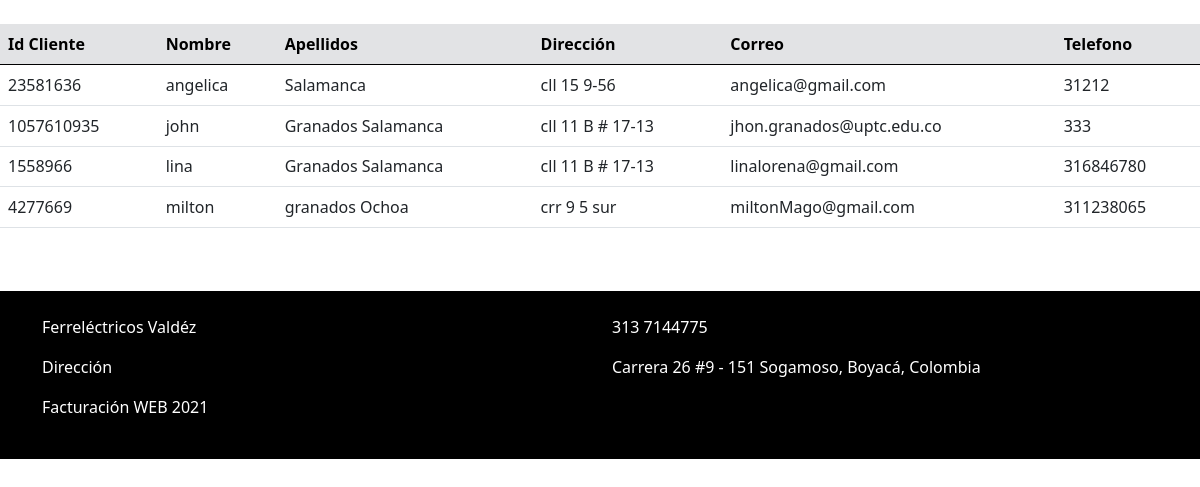
The app's page /cliente.php with its own data.
### tables this page shows
CREATE TABLE IF NOT EXISTS `cliente` (
  `identificacion` int(11) NOT NULL,
  `nombre` varchar(60) NOT NULL,
  `apellidos` varchar(90) NOT NULL,
  `direccion` varchar(90) NOT NULL,
  `correo` varchar(100) NOT NULL,
  `telefono` int(13) NOT NULL,
  PRIMARY KEY (`identificacion`)
);

### cliente.php (the view, shortened to what this page needs)
<!DOCTYPE html>
<html lang="en">
<head>
    <link href="https://cdn.jsdelivr.net/npm/bootstrap@5.1.0/dist/css/bootstrap.min.css" rel="stylesheet">
  </head>
<body>
    <table class="table caption-top">
      <thead class="table-secondary">
        <tr>
          <th scope="col"> Id Cliente </th>
          <th scope="col"> Nombre </th>
          <th scope="col"> Apellidos </th>
          <th scope="col"> Dirección </th>
          <th scope="col"> Correo</th>
          <th scope="col"> Telefono</th>
          </tr>
      </thead>
      <tbody>
    <br>
    <?php
        require 'database.php';
        $id= ( empty($_POST['identificacion']) ) ? NULL : $_POST['identificacion'];
        $nombre= ( empty($_POST['nombre']) ) ? NULL : $_POST['nombre'];
        if(!empty($id)){
          $consulta = $conn->query("SELECT * FROM cliente WHERE identificacion = '$id'");
          foreach($consulta as $result){
            echo "<tr>
            <td>".$result['identificacion']."</td>";
                echo "<td>". $result['nombre']."</td>";
                echo "<td>". $result['apellidos']."</td>";
                echo "<td>". $result['direccion']."</td>";
                echo "<td>". $result['correo']."</td>";
                echo "<td>". $result['telefono']."</td>";
                echo "<tr>";
          }
        }else{
          $consulta = $conn->query('SELECT * FROM cliente');
          foreach($consulta as $result){
            echo "<tr>
            <td>".$result['identificacion']."</td>";
                echo "<td>". $result['nombre']."</td>";
                echo "<td>". $result['apellidos']."</td>";
                echo "<td>". $result['direccion']."</td>";
                echo "<td>". $result['correo']."</td>";
                echo "<td>". $result['telefono']."</td>";
                echo "<tr>";
        }
      }
    ?>
      </tbody>
    </table>
    <br>
</body>
<br>
<footer style="background-color: #000000;">
  <div class="container">
    <br>
    <div class="row">
        <div class="col-sm">
          <p style="color: white;">Ferreléctricos Valdéz</p>
        </div>
        <div class="col-sm">
          <p style="color: white;">313 7144775</p>
        </div>
    </div>
    <div class="row">
      <div class="col-sm">
        <p style="color: white;">Dirección</p>
      </div>
      <div class="col-sm">
        <p style="color: white;">Carrera 26 #9 - 151 Sogamoso, Boyacá, Colombia</p>
      </div>
    </div>
    <div class="row">
    <p style="color: white;">Facturación WEB 2021</p>
    </div>
    <br>
  </div>
</footer>
</html>

### records on screen
cliente: identificacion "23581636", nombre "angelica", apellidos "Salamanca", direccion "cll 15 9-56", correo "angelica@gmail.com", telefono "31212"
cliente: identificacion "1057610935", nombre "john", apellidos "Granados Salamanca", direccion "cll 11 B # 17-13", correo "jhon.granados@uptc.edu.co", telefono "333"
cliente: identificacion "1558966", nombre "lina", apellidos "Granados Salamanca", direccion "cll 11 B # 17-13", correo "linalorena@gmail.com", telefono "316846780"
cliente: identificacion "4277669", nombre "milton", apellidos "granados Ochoa", direccion "crr 9 5 sur", correo "miltonMago@gmail.com", telefono "311238065"
